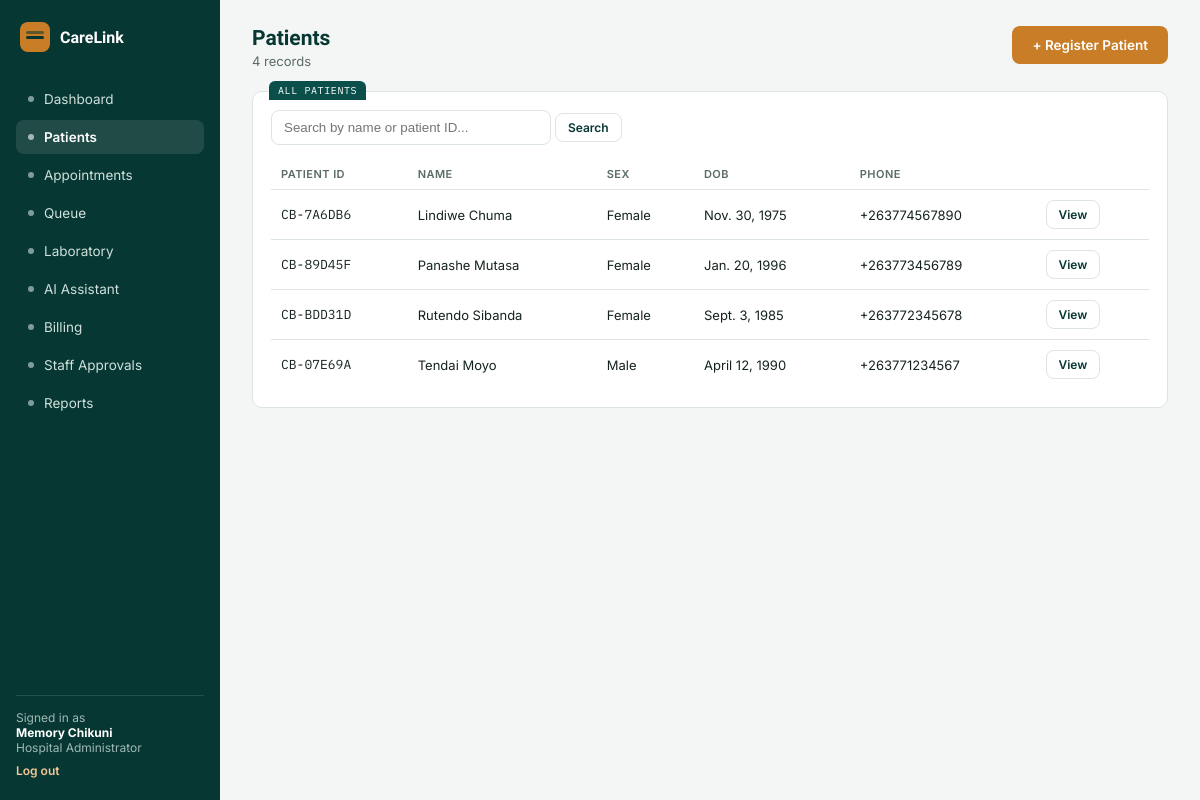
The page /patients/ (signed in) on the database its author committed.
### accounts/models.py (models this page shows, shortened)
class User(AbstractUser):
    class Role(models.TextChoices):
        ADMIN = "ADMIN", "Hospital Administrator"
        DOCTOR = "DOCTOR", "Doctor"
        RECEPTIONIST = "RECEPTIONIST", "Receptionist"
        LAB_TECHNICIAN = "LAB_TECHNICIAN", "Laboratory Technician"
    role = models.CharField(max_length=20, choices=Role.choices, default=Role.RECEPTIONIST)
    staff_id = models.CharField(max_length=20, unique=True, null=True, blank=True)
    department = models.CharField(max_length=100, blank=True)
    is_approved = models.BooleanField(
        default=False,
        help_text="Staff accounts must be approved by a Hospital Administrator before they can log in.",
    )

### patients/models.py (models this page shows, shortened)
class Patient(models.Model):
    class Sex(models.TextChoices):
        FEMALE = "F", "Female"
        MALE = "M", "Male"
    patient_id = models.CharField(max_length=12, unique=True, default=generate_patient_id, editable=False)
    full_name = models.CharField(max_length=150)
    date_of_birth = models.DateField()
    sex = models.CharField(max_length=1, choices=Sex.choices)
    phone_number = models.CharField(max_length=20, blank=True)
    next_of_kin = models.CharField(max_length=150, blank=True, help_text="Name and phone number")
    allergies = models.CharField(max_length=255, blank=True)
    chronic_conditions = models.CharField(max_length=255, blank=True)
    notes = models.TextField(blank=True)
    registered_at = models.DateTimeField(auto_now_add=True)
    registered_by = models.ForeignKey(
        "accounts.User", on_delete=models.SET_NULL, null=True, related_name="patients_registered"
    )
    class Meta:
        ordering = ["-registered_at"]

### patients/views.py (the view)
# urls.py: path("patients/", patient_views.patient_list, name="patient_list"),
@login_required
@user_passes_test(can_view_patients)
@require_http_methods(["GET"])
def patient_list(request):
    query = request.GET.get("q", "")
    patients = Patient.objects.all()
    if query:
        patients = patients.filter(full_name__icontains=query) | patients.filter(patient_id__icontains=query)
    return render(request, "patients/list.html", {"patients": patients, "query": query})

### patients/views.py (called while the page is built)
def can_view_patients(user):
    return user.is_authenticated and user.role in {User.Role.ADMIN, User.Role.DOCTOR, User.Role.RECEPTIONIST}

### templates/patients/list.html
{% extends "base.html" %}
{% block content %}
<div class="topbar">
  <div><h1>Patients</h1><p>{{ patients|length }} record{{ patients|length|pluralize }}</p></div>
  <a class="btn accent" href="{% url 'register_patient' %}">+ Register Patient</a>
</div>
<div class="card tab" data-tab="ALL PATIENTS">
  <form method="get" style="margin-bottom:14px;">
    <input type="text" name="q" value="{{ query }}" placeholder="Search by name or patient ID..." style="border:1px solid var(--border);border-radius:8px;padding:9px 12px;width:280px;max-width:100%;">
    <button class="btn ghost small" type="submit">Search</button>
  </form>
  <table>
    <tr><th>Patient ID</th><th>Name</th><th>Sex</th><th>DOB</th><th>Phone</th><th></th></tr>
    {% for p in patients %}
    <tr>
      <td class="mono">{{ p.patient_id }}</td>
      <td>{{ p.full_name }}</td>
      <td>{{ p.get_sex_display }}</td>
      <td>{{ p.date_of_birth }}</td>
      <td>{{ p.phone_number|default:"—" }}</td>
      <td><a class="btn ghost small" href="{% url 'patient_detail' p.id %}">View</a></td>
    </tr>
    {% empty %}
    <tr><td colspan="6" style="color:var(--muted);">No patients found.</td></tr>
    {% endfor %}
  </table>
</div>
{% endblock %}

### templates/base.html (shortened to what this page needs)
{% load static %}
<!DOCTYPE html>
<html lang="en">
<head>
<link rel="stylesheet" href="{% static 'css/style.css' %}">
</head>
<body>
<div class="app">
  <aside class="sidebar">
    <div class="brand"><div class="mark"></div><span>CareLink</span></div>
    {% if user.role == "ADMIN" %}
      <a class="nav-item {% if request.path == '/dashboard/' %}on{% endif %}" href="{% url 'dashboard' %}"><span class="dot"></span>Dashboard</a>
      <a class="nav-item {% if '/patients' in request.path %}on{% endif %}" href="{% url 'patient_list' %}"><span class="dot"></span>Patients</a>
      <a class="nav-item {% if '/appointments' in request.path %}on{% endif %}" href="{% url 'appointment_list' %}"><span class="dot"></span>Appointments</a>
      <a class="nav-item {% if '/queue' in request.path %}on{% endif %}" href="{% url 'queue_dashboard' %}"><span class="dot"></span>Queue</a>
      <a class="nav-item {% if '/laboratory' in request.path %}on{% endif %}" href="{% url 'lab_dashboard' %}"><span class="dot"></span>Laboratory</a>
      <a class="nav-item {% if '/assistant' in request.path %}on{% endif %}" href="{% url 'assistant_chat' %}"><span class="dot"></span>AI Assistant</a>
      <a class="nav-item {% if '/billing' in request.path %}on{% endif %}" href="{% url 'invoice_list' %}"><span class="dot"></span>Billing</a>
      <a class="nav-item {% if '/staff/pending' in request.path %}on{% endif %}" href="{% url 'pending_staff' %}"><span class="dot"></span>Staff Approvals</a>
      <a class="nav-item {% if request.path == '/reports/' %}on{% endif %}" href="{% url 'reports' %}"><span class="dot"></span>Reports</a>
    {% endif %}
    <div class="sidebar-foot">
      Signed in as<br><b style="color:#fff;">{{ user.get_full_name|default:user.username }}</b><br>{{ user.get_role_display }}
      <a href="{% url 'logout' %}">Log out</a>
    </div>
  </aside>
  <main class="main">
    {% block content %}{% endblock %}
  </main>
</div>
</body>
</html>

### static/css/style.css (style rules this page uses)
:root { --bg:#F3F6F5; --surface:#FFFFFF; --primary:#0B4F4A; --primary-dark:#073732; --primary-tint:#E4EEEC; --accent:#C97D26; --accent-tint:#FBEEE0; --danger:#B23A48; --danger-tint:#F7E7E8; --text:#16231F; --muted:#5B6B67; --border:#DCE5E2; --radius:10px; }
* { box-sizing:border-box; }
body { margin:0;background:var(--bg);color:var(--text);font-family:'Inter',Arial,sans-serif;font-size:14px; }
h1,h2,h3 { font-family:'Sora',Arial,sans-serif; }
.mono { font-family:'IBM Plex Mono',monospace; }
a { color:inherit;text-decoration:none; }
.app { display:grid;grid-template-columns:220px 1fr;min-height:100vh; }
.sidebar { background:var(--primary-dark);color:#fff;padding:22px 16px;display:flex;flex-direction:column;gap:4px; }
.brand { display:flex;align-items:center;gap:10px;margin-bottom:26px;padding:0 4px; }
.brand .mark { width:30px;height:30px;border-radius:8px;background:var(--accent);position:relative;flex:none; }
.brand .mark::after { content:"";position:absolute;left:6px;top:14px;width:18px;height:3px;background:var(--primary-dark);border-radius:2px; }
.brand .mark::before { content:"";position:absolute;left:6px;top:9px;width:18px;height:3px;background:var(--primary-dark);border-radius:2px;opacity:.55; }
.brand span { font-family:'Sora',Arial,sans-serif;font-weight:600;font-size:16px;color:#fff; }
.nav-item { display:flex;align-items:center;gap:10px;padding:9px 12px;border-radius:8px;color:#CFE0DC;font-size:13.5px; }
.nav-item.on { background:rgba(255,255,255,.1);color:#fff;font-weight:600; }
.nav-item .dot { width:6px;height:6px;border-radius:50%;background:currentColor;opacity:.6;flex:none; }
.sidebar-foot { margin-top:auto;padding-top:14px;border-top:1px solid rgba(255,255,255,.12);font-size:12px;color:#9FB8B3; }
.sidebar-foot a { display:block;margin-top:8px;color:#F3C89A;font-weight:600; }
.main { padding:26px 32px;max-width:1100px; }
.topbar { display:flex;justify-content:space-between;align-items:flex-start;margin-bottom:22px;flex-wrap:wrap;gap:12px; }
.topbar h1 { font-size:21px;margin:0 0 3px;color:var(--primary-dark); }
.topbar p { margin:0;color:var(--muted);font-size:13px; }
.card { background:var(--surface);border:1px solid var(--border);border-radius:var(--radius);position:relative;padding:18px;margin-bottom:16px; }
.card.tab::before { content:attr(data-tab);position:absolute;top:-11px;left:16px;background:var(--primary);color:#fff;font-family:'IBM Plex Mono',monospace;font-size:10px;letter-spacing:.06em;padding:3px 9px;border-radius:6px 6px 0 0; }
table { width:100%;border-collapse:collapse;font-size:13px; }
th { text-align:left;color:var(--muted);font-weight:600;font-size:11px;text-transform:uppercase;letter-spacing:.04em;padding:8px 10px;border-bottom:1px solid var(--border); }
td { padding:10px;border-bottom:1px solid var(--border); }
tr:last-child td { border-bottom:none; }
.btn { border:none;border-radius:8px;padding:11px 20px;font-size:13.5px;font-weight:600;cursor:pointer;font-family:'Inter',Arial,sans-serif;display:inline-block; }
.btn.ghost { background:transparent;color:var(--primary-dark);border:1px solid var(--border); }
.btn.accent { background:var(--accent);color:#fff; }
.btn.small { padding:6px 12px;font-size:12px; }

### rows shown on the page
User: get_full_name "Memory Chikuni", role "Hospital Administrator"
Patient: patient_id "CB-7A6DB6", full_name "Lindiwe Chuma", sex "Female", date_of_birth "Nov. 30, 1975", phone_number "+263774567890"
Patient: patient_id "CB-89D45F", full_name "Panashe Mutasa", sex "Female", date_of_birth "Jan. 20, 1996", phone_number "+263773456789"
Patient: patient_id "CB-BDD31D", full_name "Rutendo Sibanda", sex "Female", date_of_birth "Sept. 3, 1985", phone_number "+263772345678"
Patient: patient_id "CB-07E69A", full_name "Tendai Moyo", sex "Male", date_of_birth "April 12, 1990", phone_number "+263771234567"

### other values the page prints
{{ patients|length }} "4"
